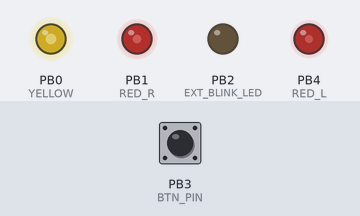
A sketch run on a simulated ATtiny85, built with avr-gcc and run on an emulated ATtiny85. Parts: output pins drawn as LEDs (lit = HIGH). The inputs (shaded band) are chosen by the test bench; at power-on: PB3 (BTN_PIN) HIGH. Random numbers use the default seed unless the sketch sets one.

Above: at 1.2 s.
1.3 s: PB3 (BTN_PIN) pulled LOW for 0.15 s
At 1.7 s:
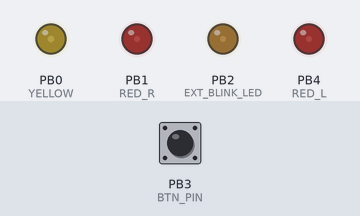
At 2.9 s:
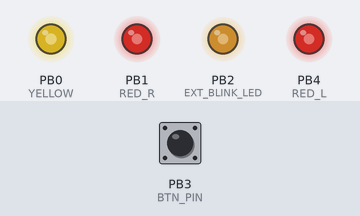
4.3 s: PB3 (BTN_PIN) pulled LOW for 1 s
At 4.72 s:
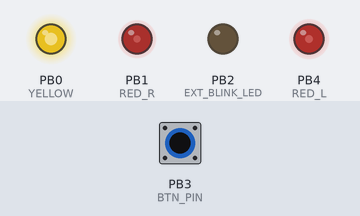
7.6 s: PB3 (BTN_PIN) pulled LOW for 0.15 s
10.6 s: PB3 (BTN_PIN) pulled LOW for 3.2 s
At 11.39 s:
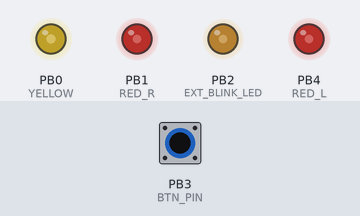
16.8 s: PB3 (BTN_PIN) pulled LOW for 0.15 s
19.8 s: PB3 (BTN_PIN) pulled LOW for 1 s
Timing chart, 0 to 33.0 s (numbered marks = the images above; inputs shaded):
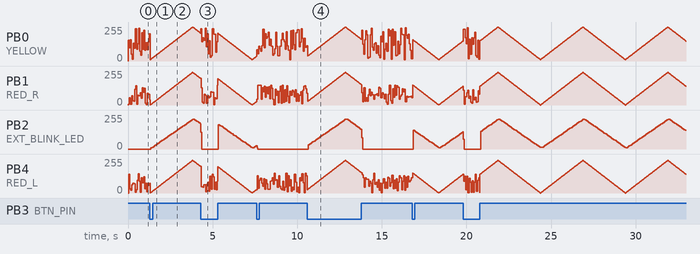

Measured:
- after the input at 1.3 s, PB2 (EXT_BLINK_LED): rises from 0/255 to 225/255 in 2.5 s, then falls to 189/255 in 0.44 s
- after the input at 10.6 s, PB2 (EXT_BLINK_LED): rises from 0/255 to 222/255 in 2.2 s, then falls to 0/255 in 1.0 s

The sketch:

halloween.ino
```cpp
/*
    halloween.ino - Simple light effects driven by an ATTiny85
    Paolo Loberto
*/

#include <avr/io.h>
#include <avr/interrupt.h>

#define N_STATUSES (uint8_t)2
#define YELLOW (uint8_t)0
#define RED_R (uint8_t)1
#define RED_L (uint8_t)4
#define BTN_PIN (uint8_t)3
#define EXT_BLINK_LED (uint8_t)2

#define adc_disable() (ADCSRA &= ~(1<<ADEN)) // disable ADC

volatile boolean interrupted = false;
uint8_t status = 0;
unsigned long lastDebounceTime = 0;

static inline void initInterrupt(void)
{
  GIMSK |= (1 << PCIE);   // pin change interrupt enable
  PCMSK |= (1 << PCINT3); // pin change interrupt enabled for PCINT3
  sei();                  // enable interrupts
}

ISR(PCINT0_vect)
{
  unsigned long currTime = millis();
  //debounce the press
  if (currTime - lastDebounceTime > 500) {
    interrupted = true;
    lastDebounceTime = currTime;
  }
}

void setup() {
  pinMode(YELLOW, OUTPUT);
  pinMode(RED_R, OUTPUT);
  pinMode(RED_L, OUTPUT);
  pinMode(BTN_PIN, INPUT_PULLUP);
  pinMode(EXT_BLINK_LED, OUTPUT);

  adc_disable();

  initInterrupt();
}

void loop() {
  if (interrupted) { // manage the interrup due to pushbutton press
    status = ((status + 1) % N_STATUSES);
    interrupted = false;
  }

  switch (status) {
    case 0:
      flicker();
      break;
    case 1:
      breathe();
      break;
  }
}

void breathe() {
  static boolean isBlow = true;
  static unsigned long lastCheckTime = 0;
  static uint8_t counter = 9;

  unsigned long currTime = millis();

  if (currTime - lastCheckTime >= 10) {
    if (isBlow) {
      if (++counter == 255) isBlow = false;
    } else {
      if (--counter == 10) isBlow = true;
    }
    analogWrite(YELLOW, counter);
    analogWrite(RED_R, counter - 10);
    analogWrite(RED_L, counter - 10);

    lastCheckTime = currTime;
  }

  //Simulation of PWM
  digitalWrite(EXT_BLINK_LED, HIGH);
  delayMicroseconds(counter - 10);
  digitalWrite(EXT_BLINK_LED, LOW);
  delayMicroseconds(255 - counter + 10);
}

void flicker() {
  analogWrite(YELLOW, random(10, 255));
  delay(20);
  analogWrite(RED_R, random(1, 150));
  delay(20);
  analogWrite(RED_L, random(1, 150));
  delay(20);

  // Simulation of PWM: Approximately 1%/5% duty cicle @ ~60/63Khz (3 x delay(20) + random(600, 3000))
  digitalWrite(EXT_BLINK_LED, HIGH);
  delayMicroseconds(random(600, 3000));
  digitalWrite(EXT_BLINK_LED, LOW);
}
```
